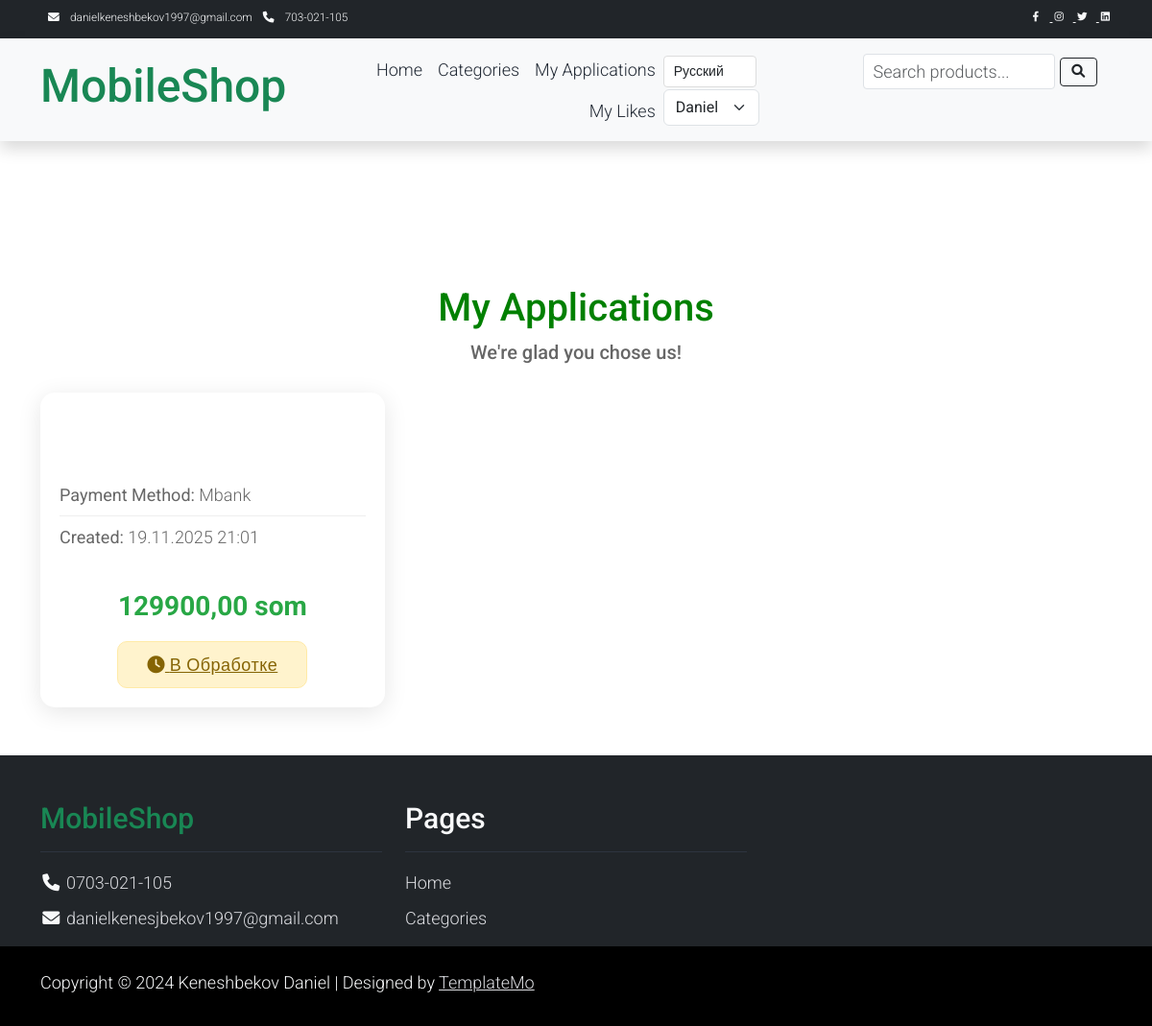
Page /ru/payment/applications/ (signed in) on the committed database.
### user/models.py (models this page shows, shortened)
class MyUser(AbstractBaseUser):
    email = models.EmailField(unique=True, verbose_name="Адрес электронной почты")
    first_name = models.CharField(max_length=150,verbose_name="Имя")
    last_name = models.CharField(max_length=150, blank=True, null=True)
    phone_number = models.CharField(max_length=13,verbose_name="Номер телефона")
    status = models.PositiveSmallIntegerField(
        choices=(
            (1, 'Обычный Пользователь'),
            (2, 'Менеджер'),
            (3, 'Бухгалтер')
        ),
        default = 1
    )
    created_date = models.DateTimeField(auto_now_add=True)
    is_admin = models.BooleanField(default=False)
    objects = MyUserManager()
    USERNAME_FIELD = 'email'
    REQUIRED_FIELDS = ['first_name', 'phone_number']
    @property
    def full_name(self):
        if not self.last_name:
            check_last_name = ''
        else:
            check_last_name = self.last_name
        return f"{check_last_name} {self.first_name}"
    class Meta:
        verbose_name = 'Пользователь'
        verbose_name_plural = 'Пользователи'

### payment_system/models.py (models this page shows)
class ProductPaymentApplication(models.Model):
    user = models.ForeignKey(MyUser, on_delete=models.SET_NULL, null=True)
    tour = models.ForeignKey(Products, on_delete=models.SET_NULL, null=True)
    payment_method = models.CharField(max_length=50)
    payment_check = models.FileField(upload_to='media/payment_check')
    status = models.CharField(
        max_length=25,
        choices=PaymentApplicationStatusEnum.choices,
        default=PaymentApplicationStatusEnum.IN_PROGRESS
    )
    created_date = models.DateTimeField(auto_now_add=True)
    class Meta:
        verbose_name = 'Заявка на оплату за Тур'
        verbose_name_plural = 'Заявка на оплату за Тур'

### goods/models.py (models this page shows, shortened)
class Products(models.Model):
    name = models.CharField(max_length=150, unique=True)
    slug = models.SlugField(max_length=200, unique=True, blank=True, null=True)
    descriptions = models.TextField(max_length=1000, blank=True, verbose_name='Описание')
    image = models.ImageField(upload_to='media/product_images', blank=True, null=True)
    price = models.DecimalField(max_digits=20, decimal_places=2, default=0.00, verbose_name='Цена')
    category = models.ForeignKey(Categories, on_delete=models.CASCADE, related_name='products', verbose_name='Категория')
    status = models.PositiveSmallIntegerField(
        choices=(
            (1, 'Нету в наличии'),
            (2, 'В продаже'),
        ),
        default=1,
        verbose_name='Статус'
    )
    created_date = models.DateTimeField(auto_now_add=True)
    class Meta:
        verbose_name = 'Продукт'
        verbose_name_plural = 'Продукты'

### payment_system/views.py (the view)
# urls.py: path('applications/', views.my_payment_application_view, name='applications')
def my_payment_application_view(request):
    applications = ProductPaymentApplication.objects.filter(user=request.user)
    return render(
        request=request,
        template_name='payment_system/my_payment_application.html',
        context={
            'applications': applications
        }
    )

### payment_system/templates/payment_system/my_payment_application.html (shortened to what this page needs)
{% extends 'base.html' %}
{% load static %}
{% load i18n %}
{% block content %}
{% if applications %}
<section class="pricing-plans">
    <div class="container">
        <div class="row">
            <div class="col-12">
                <div class="section-heading text-center">
                    <h1 class="myappl">{% trans "My Applications" %}</h1>
                    <h4 class="myapplh4">
                        {% trans "We're glad you chose us!" %}
                    </h4>
                </div>
            </div>
        </div>
        <div class="applications-grid">
            {% for application in applications %}
            <div class="pricing-item">
                <h4>{{ application.tour.title|truncatechars:30 }}</h4>
                <ul>
                    <li>
                        <strong>{% trans "Payment Method" %}:</strong>
                        {{ application.payment_method }}
                    </li>
                    <li>
                        <strong>{% trans "Created" %}:</strong>
                        {{ application.created_date|date:"d.m.Y H:i" }}
                    </li>
                </ul>
                <span class="price">{{ application.tour.price }} {% trans "som" %}</span>
                <div class="status-button">
                    {% if application.status == 'in_progress' %}
                        <a href="#" class="status-in_progress">
                            <i class="fas fa-clock"></i>
                            {{ application.get_status_display }}
                        </a>
                    {% elif application.status == 'denied' %}
                        <a href="#" class="status-denied">
                            <i class="fas fa-times-circle"></i>
                            {{ application.get_status_display }}
                        </a>
                    {% elif application.status == 'approved' %}
                        <a href="#" class="status-approved">
                            <i class="fas fa-check-circle"></i>
                            {{ application.get_status_display }}
                        </a>
                    {% elif application.status == 'completed' %}
                        <a href="#" class="status-completed">
                            <i class="fas fa-check-double"></i>
                            {{ application.get_status_display }}
                        </a>
                    {% else %}
                        <a href="#" class="status-in_progress">
                            <i class="fas fa-info-circle"></i>
                            {{ application.get_status_display }}
                        </a>
                    {% endif %}
                </div>
            </div>
            {% endfor %}
        </div>
    </div>
</section>
{% endif %}
{% endblock %}

### templates/base.html (shortened to what this page needs)
<!DOCTYPE html>
{% load static %}
{% load i18n %}
<html lang="{{ LANGUAGE_CODE }}">
<head>
    <link rel="stylesheet" href="{% static 'assets/css/bootstrap.min.css' %}">
    <link rel="stylesheet" href="{% static 'assets/css/templatemo.css' %}">
    <link rel="stylesheet" href="{% static 'assets/css/custom.css' %}">
    <link rel="stylesheet" href="{% static 'assets/css/fontawesome.min.css' %}">
    <link href="https://cdn.jsdelivr.net/npm/bootstrap@5.3.0-alpha1/dist/css/bootstrap.min.css" rel="stylesheet">
    <link href="https://cdnjs.cloudflare.com/ajax/libs/font-awesome/6.0.0-beta3/css/all.min.css" rel="stylesheet">
</head>
<body>
<nav class="navbar navbar-expand-lg bg-dark navbar-dark d-none d-lg-block" id="templatemo_nav_top">
    <div class="container text-light">
        <div class="w-100 d-flex justify-content-between">
            <div>
                <i class="fa fa-envelope mx-2"></i>
                <a class="navbar-sm-brand text-light text-decoration-none" href="mailto:danielkeneshbekov1997@gmail.com">
                    danielkeneshbekov1997@gmail.com
                </a>
                <i class="fa fa-phone mx-2"></i>
                <a class="navbar-sm-brand text-light text-decoration-none" href="tel:703021105">
                    {% trans "703-021-105" %}
                </a>
            </div>
            <div>
                <a class="text-light" href="https://fb.com/templatemo" target="_blank" rel="sponsored">
                </a>
                <a class="text-light" href="https://www.instagram.com/" target="_blank">
                </a>
                <a class="text-light" href="https://twitter.com/" target="_blank">
                </a>
                <a class="text-light" href="https://www.linkedin.com/" target="_blank">
                </a>
            </div>
        </div>
    </div>
</nav>
<nav class="navbar navbar-expand-lg navbar-light bg-light shadow" id="main-navbar">
    <div class="container d-flex justify-content-between align-items-center">
        <a class="navbar-brand text-success logo h1 align-self-center" href="{% url 'main:main_index' %}">
            {% trans "MobileShop" %}
        </a>
        <div class="align-self-center collapse navbar-collapse flex-fill d-lg-flex justify-content-lg-between" id="templatemo_main_nav">
            <div class="flex-fill">
                <ul class="nav navbar-nav d-flex justify-content-end mx-lg-auto">
                    <li class="nav-item">
                        <a class="nav-link" href="{% url 'main:main_index' %}">{% trans "Home" %}</a>
                    </li>
                    <li class="nav-item">
                        <a class="nav-link" href="{% url 'goods:categories_index' 'all' %}">{% trans "Categories" %}</a>
                    </li>
                    {% if request.user.is_authenticated %}
                        {% if request.user.status != 2 %}
                            <li class="nav-item">
                                <a class="nav-link" href="{% url 'payment_system:applications' %}">{% trans "My Applications" %}</a>
                            </li>
                            <li class="nav-item">
                                <a class="nav-link" href="{% url 'goods:user_likes' %}">{% trans "My Likes" %}</a>
                            </li>
                        {% endif %}
                    {% endif %}
                </ul>
            </div>
            <div class="navbar align-self-center d-flex">
                <div class="language-switcher">
                    <form action="{% url 'set_language' %}" method="post">
                        <select name="language" onchange="this.form.submit()" class="form-select form-select-sm">
                            {% get_current_language as LANGUAGE_CODE %}
                            {% get_available_languages as LANGUAGES %}
                            {% for lang in LANGUAGES %}
                                <option value="{{ lang.0 }}" {% if lang.0 == LANGUAGE_CODE %}selected{% endif %}>
                                    {{ lang.1 }}
                                </option>
                            {% endfor %}
                        </select>
                    </form>
                </div>
                <form action="{% url 'goods:search' %}" method="get" class="d-flex align-items-center nav-icon" style="gap: 5px; margin:0;margin-right: 15px;margin-left: 15px">
                    <input
                        type="text"
                        name="q"
                        class="form-control form-control-sm"
                        placeholder="{% trans 'Search products...' %}"
                        aria-label="{% trans 'Search products' %}"
                        style="width: 200px; height: 30px; padding: 2px 10px;"
                    >
                    <button type="submit" class="btn btn-sm btn-outline-dark" style="height: 30px; padding: 0 10px;">
                        <i class="fa fa-fw fa-search"></i>
                    </button>
                </form>
                <div class="nav-item">
                    {% if request.user.is_authenticated %}
                      <select class="form-select" aria-label="User menu" onchange="if (this.value) window.location.href=this.value;">
                          <option selected disabled>{{ request.user.full_name }}</option>
                      </select>
                    {% endif %}
                </div>
            </div>
        </div>
    </div>
</nav>
{% block content %}
{% endblock %}
<footer class="bg-dark" id="tempaltemo_footer">
    <div class="container">
        <div class="row">
            <div class="col-md-4 pt-5">
                <h2 class="h2 text-success border-bottom pb-3 border-light logo">{% trans "MobileShop" %}</h2>
                <ul class="list-unstyled text-light footer-link-list">
                    <li>
                        <i class="fa fa-phone fa-fw"></i>
                        <a class="text-decoration-none" href="tel:703021105">0703-021-105</a>
                    </li>
                    <li>
                        <i class="fa fa-envelope fa-fw"></i>
                        <a class="text-decoration-none" href="mailto:danielkenesjbekov1997@gmail.com">
                            danielkenesjbekov1997@gmail.com
                        </a>
                    </li>
                </ul>
            </div>
            <div class="col-md-4 pt-5">
                <h2 class="h2 text-light border-bottom pb-3 border-light">{% trans "Pages" %}</h2>
                <ul class="list-unstyled text-light footer-link-list">
                    <li><a class="text-decoration-none" href="{% url 'main:main_index' %}">{% trans "Home" %}</a></li>
                    <li><a class="text-decoration-none" href="{% url 'goods:categories_index' 'all' %}">{% trans "Categories" %}</a></li>
                </ul>
            </div>
        </div>
    </div>
    <div class="w-100 bg-black py-3">
        <div class="container">
            <div class="row pt-2">
                <div class="col-12">
                    <p class="text-left text-light">
                        Copyright &copy; 2024 Keneshbekov Daniel |
                        {% trans "Designed by" %} <a rel="sponsored" href="https://templatemo.com" target="_blank">TemplateMo</a>
                    </p>
                </div>
            </div>
        </div>
    </div>
</footer>
</body>
</html>

### rows in the picture
MyUser: last_name+first_name "Daniel"
ProductPaymentApplication: payment_method "Mbank", created_date "19.11.2025 21:01", tour.price "129900,00", status "В Обработке"

### other values in the picture
form field language "Русский"
